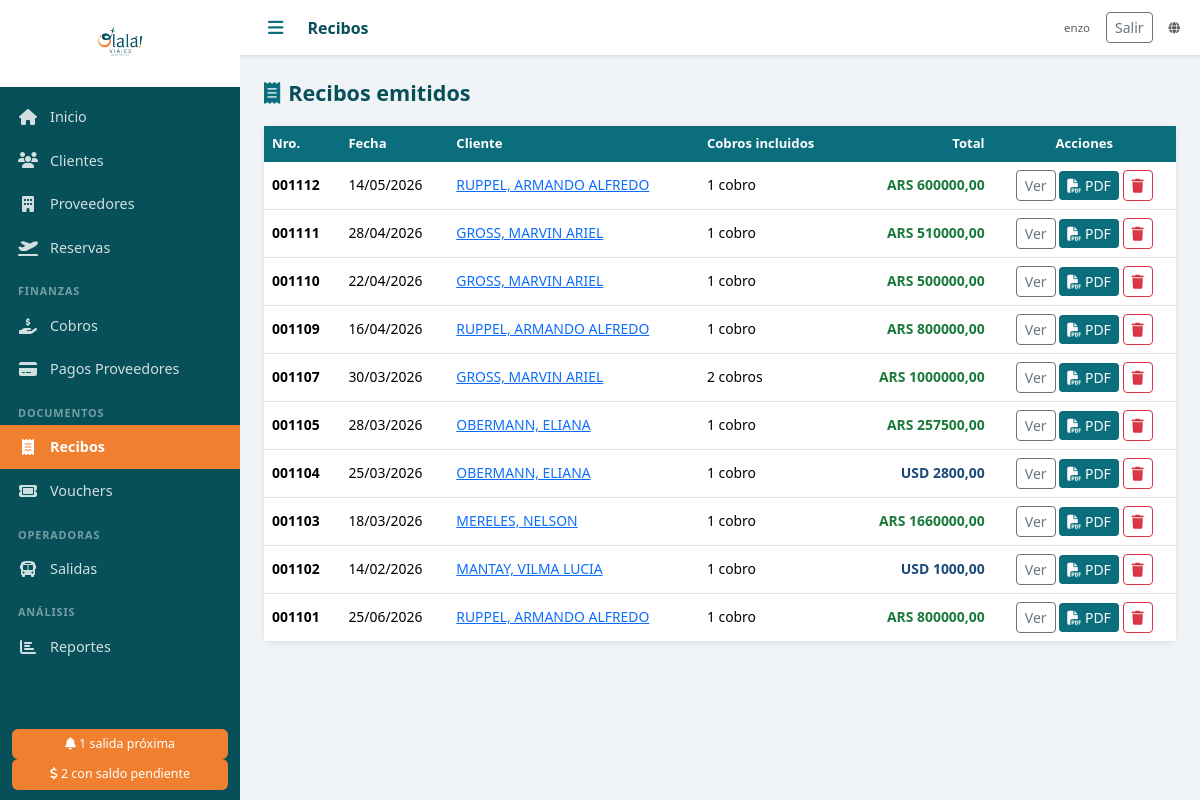
Screenshot of /recibos/ (signed in) with the database file from the repository.
### agencia/models.py (models this page shows, shortened)
class Recibo(models.Model):
    numero = models.CharField('Nro. Recibo', max_length=20, unique=True, blank=True)
    cliente = models.ForeignKey(Cliente, on_delete=models.PROTECT, verbose_name='Cliente')
    cobros = models.ManyToManyField(Cobro, verbose_name='Cobros incluidos')
    fecha = models.DateField('Fecha', default=timezone.now)
    notas = models.TextField('Notas', blank=True)
    created_at = models.DateTimeField(auto_now_add=True)
    class Meta:
        verbose_name = 'Recibo'
        verbose_name_plural = 'Recibos'
        ordering = ['-created_at']
    @property
    def total_por_moneda(self):
        totales = {}
        for cobro in self.cobros.all():
            key = cobro.moneda
            totales[key] = totales.get(key, Decimal('0')) + cobro.monto
        return totales

class Cliente(models.Model):
    TIPOS_DOC = [
        ('DNI', 'DNI'),
        ('PASAPORTE', 'Pasaporte'),
        ('LC', 'L.C.'),
        ('LE', 'L.E.'),
        ('CUIT', 'CUIT'),
    ]
    nombre = models.CharField('Nombre', max_length=100)
    apellido = models.CharField('Apellido', max_length=100)
    tipo_doc = models.CharField('Tipo de documento', max_length=20, choices=TIPOS_DOC, default='DNI')
    nro_doc = models.CharField('Nro. de documento', max_length=50, blank=True)
    email = models.EmailField('Email', blank=True)
    telefono = models.CharField('Teléfono', max_length=50, blank=True)
    direccion = models.CharField('Dirección', max_length=300, blank=True)
    fecha_nacimiento = models.DateField('Fecha de nacimiento', null=True, blank=True)
    notas = models.TextField('Notas', blank=True)
    foto_dni = models.FileField('Foto DNI', upload_to='dni/', blank=True, null=True)
    activo = models.BooleanField('Activo', default=True)
    created_at = models.DateTimeField(auto_now_add=True)
    updated_at = models.DateTimeField(auto_now=True)
    class Meta:
        verbose_name = 'Cliente'
        verbose_name_plural = 'Clientes'
        ordering = ['apellido', 'nombre']
    def __str__(self):
        return f"{self.apellido}, {self.nombre}"

class Cobro(models.Model):
    reserva = models.ForeignKey(Reserva, on_delete=models.PROTECT, related_name='cobros', verbose_name='Reserva')
    fecha = models.DateField('Fecha')
    monto = models.DecimalField('Monto', max_digits=12, decimal_places=2)
    moneda = models.CharField('Moneda', max_length=3, choices=MONEDAS, default='ARS')
    forma_pago = models.CharField('Forma de pago', max_length=20, choices=FORMAS_PAGO)
    referencia = models.CharField('Referencia / Nro. comprobante', max_length=200, blank=True)
    notas = models.TextField('Notas', blank=True)
    created_at = models.DateTimeField(auto_now_add=True)
    class Meta:
        verbose_name = 'Cobro'
        verbose_name_plural = 'Cobros'
        ordering = ['-fecha']

### agencia/views.py (the view)
# urls.py: path('recibos/', login_required(views.recibos_lista), name='recibos_lista'),
def recibos_lista(request):
    recibos = Recibo.objects.select_related('cliente').all()
    return render(request, 'documentos/recibos_lista.html', {'recibos': recibos})

### templates/documentos/recibos_lista.html (shortened to what this page needs)
{% extends 'base.html' %}
{% block topbar_title %}Recibos{% endblock %}
{% block content %}
<div class="page-header">
  <h2><i class="fas fa-receipt me-2 text-teal"></i>Recibos emitidos</h2>
</div>
<div class="card">
  <div class="table-responsive">
    <table class="table table-hover mb-0">
      <thead><tr><th>Nro.</th><th>Fecha</th><th>Cliente</th><th>Cobros incluidos</th><th class="text-end">Total</th><th class="text-center">Acciones</th></tr></thead>
      <tbody>
        {% for r in recibos %}
        <tr>
          <td><strong>{{ r.numero }}</strong></td>
          <td>{{ r.fecha|date:"d/m/Y" }}</td>
          <td><a href="{% url 'cliente_detalle' r.cliente.pk %}">{{ r.cliente }}</a></td>
          <td class="small">{{ r.cobros.count }} cobro{{ r.cobros.count|pluralize }}</td>
          <td class="text-end">
            {% for moneda, total in r.total_por_moneda.items %}
            <div class="moneda-{{ moneda }}">{{ moneda }} {{ total|floatformat:2 }}</div>
            {% endfor %}
          </td>
          <td class="text-center">
            <a href="{% url 'recibo_detalle' r.pk %}" class="btn btn-sm btn-outline-secondary">Ver</a>
            <a href="{% url 'recibo_pdf' r.pk %}" class="btn btn-sm btn-teal" target="_blank"><i class="fas fa-file-pdf"></i> PDF</a>
            <a href="{% url 'recibo_eliminar' r.pk %}" class="btn btn-sm btn-outline-danger"><i class="fas fa-trash"></i></a>
          </td>
        </tr>
        {% empty %}
        <tr><td colspan="6" class="text-center text-muted py-4">No hay recibos emitidos.</td></tr>
        {% endfor %}
      </tbody>
    </table>
  </div>
</div>
{% endblock %}

### templates/base.html (shortened to what this page needs)
<!DOCTYPE html>
<html lang="es">
<head>
  {% load static %}
  <link rel="stylesheet" href="https://cdn.jsdelivr.net/npm/bootstrap@5.3.2/dist/css/bootstrap.min.css">
  <link rel="stylesheet" href="https://cdnjs.cloudflare.com/ajax/libs/font-awesome/6.5.0/css/all.min.css">
  <link rel="stylesheet" href="{% static 'css/olala.css' %}">
</head>
<body>
<div class="sidebar" id="sidebar">
  <div class="sidebar-logo">
    <img src="{% static 'img/logo.png' %}" alt="Olalá Viajes" class="logo-img">
  </div>
  <nav class="sidebar-nav">
    <a href="{% url 'dashboard' %}" class="nav-item {% if request.resolver_match.url_name == 'dashboard' %}active{% endif %}">
      <i class="fas fa-home"></i><span>Inicio</span>
    </a>
    <a href="{% url 'clientes_lista' %}" class="nav-item {% if 'cliente' in request.resolver_match.url_name %}active{% endif %}">
      <i class="fas fa-users"></i><span>Clientes</span>
    </a>
    <a href="{% url 'proveedores_lista' %}" class="nav-item {% if 'proveedor' in request.resolver_match.url_name %}active{% endif %}">
      <i class="fas fa-building"></i><span>Proveedores</span>
    </a>
    <a href="{% url 'reservas_lista' %}" class="nav-item {% if 'reserva' in request.resolver_match.url_name %}active{% endif %}">
      <i class="fas fa-plane-departure"></i><span>Reservas</span>
    </a>
    <div class="nav-section">Finanzas</div>
    <a href="{% url 'cobros_lista' %}" class="nav-item {% if 'cobro' in request.resolver_match.url_name %}active{% endif %}">
      <i class="fas fa-hand-holding-dollar"></i><span>Cobros</span>
    </a>
    <a href="{% url 'pagos_proveedor_lista' %}" class="nav-item {% if 'pago_proveedor' in request.resolver_match.url_name %}active{% endif %}">
      <i class="fas fa-credit-card"></i><span>Pagos Proveedores</span>
    </a>
    <div class="nav-section">Documentos</div>
    <a href="{% url 'recibos_lista' %}" class="nav-item {% if 'recibo' in request.resolver_match.url_name %}active{% endif %}">
      <i class="fas fa-receipt"></i><span>Recibos</span>
    </a>
    <a href="{% url 'vouchers_lista' %}" class="nav-item {% if 'voucher' in request.resolver_match.url_name %}active{% endif %}">
      <i class="fas fa-ticket"></i><span>Vouchers</span>
    </a>
    <div class="nav-section">Operadoras</div>
    <a href="{% url 'salidas_lista' %}" class="nav-item {% if 'salida' in request.resolver_match.url_name %}active{% endif %}">
      <i class="fas fa-bus"></i><span>Salidas</span>
    </a>
    <div class="nav-section">Análisis</div>
    <a href="{% url 'reportes' %}" class="nav-item {% if 'reporte' in request.resolver_match.url_name %}active{% endif %}">
      <i class="fas fa-chart-bar"></i><span>Reportes</span>
    </a>
  </nav>
  {% if alertas_salidas > 0 or alertas_saldos > 0 %}
  <div class="sidebar-alerts">
    {% if alertas_salidas > 0 %}
    <a href="{% url 'dashboard' %}" class="alert-badge">
      <i class="fas fa-bell"></i> {{ alertas_salidas }} salida{% if alertas_salidas != 1 %}s{% endif %} próxima{% if alertas_salidas != 1 %}s{% endif %}
    </a>
    {% endif %}
    {% if alertas_saldos > 0 %}
    <a href="{% url 'reporte_saldos' %}" class="alert-badge">
      <i class="fas fa-dollar-sign"></i> {{ alertas_saldos }} con saldo pendiente
    </a>
    {% endif %}
  </div>
  {% endif %}
</div>
<div class="main-content">
  <div class="topbar">
    <button class="btn-menu" onclick="toggleSidebar()"><i class="fas fa-bars"></i></button>
    <div class="topbar-title">{% block topbar_title %}{% endblock %}</div>
    <div class="topbar-right d-flex align-items-center gap-3">
      {% if user.is_authenticated %}
      <span class="text-muted small">{{ user.get_username }}</span>
      <form method="post" action="{% url 'logout' %}" class="d-inline mb-0">
        <button type="submit" class="btn btn-sm btn-outline-secondary">Salir</button>
      </form>
      {% endif %}
      <a href="{% url 'web_publica' %}" class="text-muted small" target="_blank" title="Catálogo público"><i class="fas fa-globe"></i></a>
    </div>
  </div>
  <div class="content-area">
    {% block content %}{% endblock %}
  </div>
</div>
</body>
</html>

### static/css/olala.css (style rules this page uses)
:root { --teal: #0a6e7c; --teal-dark: #074f59; --teal-light: #e0f2f5; --orange: #f08030; --orange-light: #fff3e8; --sidebar-width: 240px; --topbar-height: 56px; }
* { box-sizing: border-box; }
body { margin: 0; font-family: 'Segoe UI', sans-serif; background: #f0f4f6; }
.sidebar { position: fixed; top: 0; left: 0; width: var(--sidebar-width); height: 100vh; background: var(--teal-dark); display: flex; flex-direction: column; z-index: 1000; transition: width 0.25s; overflow-x: hidden; }
.sidebar-logo { padding: 16px 12px; background: white; text-align: center; min-height: 80px; display: flex; align-items: center; justify-content: center; }
.logo-img { max-width: 160px; max-height: 55px; object-fit: contain; }
.sidebar-nav { flex: 1; overflow-y: auto; padding: 8px 0; }
.nav-item { display: flex; align-items: center; gap: 12px; padding: 11px 18px; color: rgba(255,255,255,0.82); text-decoration: none; font-size: 0.9rem; transition: background 0.15s, color 0.15s; white-space: nowrap; }
.nav-item.active { background: var(--orange); color: white; font-weight: 600; }
.nav-item i { width: 20px; text-align: center; font-size: 1rem; flex-shrink: 0; }
.nav-section { padding: 14px 18px 4px; font-size: 0.68rem; text-transform: uppercase; letter-spacing: 0.08em; color: rgba(255,255,255,0.45); font-weight: 600; }
.sidebar-alerts { padding: 10px 12px; }
.alert-badge { display: block; background: var(--orange); color: white; padding: 6px 10px; border-radius: 6px; font-size: 0.78rem; text-decoration: none; text-align: center; }
.main-content { margin-left: var(--sidebar-width); min-height: 100vh; transition: margin-left 0.25s; display: flex; flex-direction: column; }
.topbar { height: var(--topbar-height); background: white; border-bottom: 1px solid #dde3e7; display: flex; align-items: center; padding: 0 20px; gap: 16px; position: sticky; top: 0; z-index: 100; box-shadow: 0 1px 4px rgba(0,0,0,0.07); }
.btn-menu { background: none; border: none; font-size: 1.1rem; color: var(--teal); cursor: pointer; padding: 4px 8px; }
.topbar-title { font-size: 1rem; font-weight: 600; color: var(--teal-dark); flex: 1; }
.topbar-right { font-size: 0.82rem; color: #999; }
.content-area { padding: 24px; flex: 1; }
.card { border: none; border-radius: 10px; box-shadow: 0 1px 6px rgba(0,0,0,0.09); }
.text-teal { color: var(--teal) !important; }
.table th { background: var(--teal); color: white; font-weight: 600; font-size: 0.82rem; border: none; }
.table td { font-size: 0.87rem; vertical-align: middle; }
.btn-teal { background: var(--teal); color: white; border: none; }
.moneda-ARS { color: #1a7a3a; font-weight: 600; }
.moneda-USD { color: #1a4a7a; font-weight: 600; }
.page-header { display: flex; align-items: center; justify-content: space-between; margin-bottom: 20px; }
.page-header h2 { margin: 0; color: var(--teal-dark); font-size: 1.35rem; font-weight: 700; }

### rows the page displays
Recibo: numero "001112", fecha "14/05/2026", cliente "RUPPEL, ARMANDO ALFREDO", cobros.count "1", total_por_moneda "600000,00"
Cobro: total_por_moneda "ARS"
Recibo: numero "001111", fecha "28/04/2026", cliente "GROSS, MARVIN ARIEL", cobros.count "1", total_por_moneda "510000,00"
Cobro: total_por_moneda "ARS"
Recibo: numero "001110", fecha "22/04/2026", cliente "GROSS, MARVIN ARIEL", cobros.count "1", total_por_moneda "500000,00"
Cobro: total_por_moneda "ARS"
Recibo: numero "001109", fecha "16/04/2026", cliente "RUPPEL, ARMANDO ALFREDO", cobros.count "1", total_por_moneda "800000,00"
Cobro: total_por_moneda "ARS"
Recibo: numero "001107", fecha "30/03/2026", cliente "GROSS, MARVIN ARIEL", cobros.count "2", total_por_moneda "1000000,00"
Cobro: total_por_moneda "ARS"
Recibo: numero "001105", fecha "28/03/2026", cliente "OBERMANN, ELIANA", cobros.count "1", total_por_moneda "257500,00"
Cobro: total_por_moneda "ARS"
Recibo: numero "001104", fecha "25/03/2026", cliente "OBERMANN, ELIANA", cobros.count "1", total_por_moneda "2800,00"
Cobro: total_por_moneda "USD"
Recibo: numero "001103", fecha "18/03/2026", cliente "MERELES, NELSON", cobros.count "1", total_por_moneda "1660000,00"
Cobro: total_por_moneda "ARS"
Recibo: numero "001102", fecha "14/02/2026", cliente "MANTAY, VILMA LUCIA", cobros.count "1", total_por_moneda "1000,00"
Cobro: total_por_moneda "USD"
Recibo: numero "001101", fecha "25/06/2026", cliente "RUPPEL, ARMANDO ALFREDO", cobros.count "1", total_por_moneda "800000,00"
Cobro: total_por_moneda "ARS"

### other values shown
{{ alertas_salidas }} "1"
{{ alertas_saldos }} "2"
{{ user.get_username }} "enzo"
